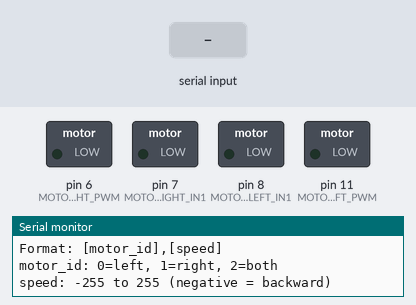
Recording of a sketch running on a simulated Arduino Uno, built with avr-gcc and run on an emulated ATmega328P. On the bench: switched loads named in the sketch (green lamp = pin HIGH), the last lines printed to the serial monitor. The test bench sets the inputs (shaded band).

Above: at 1.2 s.
1.3 s: "1,90\n" received over Serial
At 1.7 s:
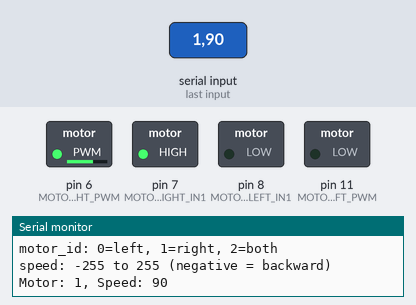
2.8 s: "90,45\n" received over Serial
4.3 s: "0\n" received over Serial
Timing chart, 0 to 7.3 s (numbered marks = the images above; inputs shaded):
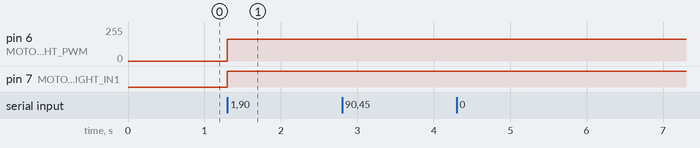

The sketch:

demo_motor.ino
```cpp
// Пины для управления правым мотором
#define MOTOR_RIGHT_IN1 7
#define MOTOR_RIGHT_PWM 6  // ШИМ

// Пины для управления левым мотором
#define MOTOR_LEFT_IN1 8
#define MOTOR_LEFT_PWM 11  // ШИМ

void setup() {
  Serial.begin(115200);

  // Настраиваем пины как выходы
  pinMode(MOTOR_RIGHT_IN1, OUTPUT);
  pinMode(MOTOR_RIGHT_PWM, OUTPUT);
  pinMode(MOTOR_LEFT_IN1, OUTPUT);
  pinMode(MOTOR_LEFT_PWM, OUTPUT);

  // Останавливаем моторы
  stopMotors();

  Serial.println("Dual motor control via Serial started...");
  Serial.println("Format: [motor_id],[speed]");
  Serial.println("motor_id: 0=left, 1=right, 2=both");
  Serial.println("speed: -255 to 255 (negative = backward)");
}

void loop() {
  if (Serial.available() > 0) {
    String input = Serial.readStringUntil('\n');
    input.trim(); // убираем лишние пробелы

    int commaIndex = input.indexOf(',');
    if (commaIndex == -1) {
      Serial.println("Invalid format. Use: motor_id,speed");
      return;
    }

    int motorId = input.substring(0, commaIndex).toInt();
    int speed = input.substring(commaIndex + 1).toInt();

    // Ограничим скорость
    if (speed > 255) speed = 255;
    if (speed < -255) speed = -255;

    // Выбираем, какой мотор управлять
    switch (motorId) {
      case 0:
        setMotorSpeed(MOTOR_LEFT_IN1, MOTOR_LEFT_PWM, speed);
        break;
      case 1:
        setMotorSpeed(MOTOR_RIGHT_IN1, MOTOR_RIGHT_PWM, speed);
        break;
      case 2:
        setMotorSpeed(MOTOR_LEFT_IN1, MOTOR_LEFT_PWM, speed);
        setMotorSpeed(MOTOR_RIGHT_IN1, MOTOR_RIGHT_PWM, speed);
        break;
      default:
        Serial.println("Invalid motor ID. Use 0, 1, or 2.");
        return;
    }

    Serial.print("Motor: ");
    Serial.print(motorId);
    Serial.print(", Speed: ");
    Serial.println(speed);
  }
}

void setMotorSpeed(int inPin, int pwmPin, int speed) {
  if (speed > 0) {
    // Вращение вперёд
    digitalWrite(inPin, HIGH);
    analogWrite(pwmPin, 255 - speed);  // ⚠️ Обратная логика
  } else if (speed < 0) {
    // Вращение назад
    digitalWrite(inPin, LOW);
    analogWrite(pwmPin, -speed); // подаём модуль скорости
  } else { // speed == 0
    // Остановка
    digitalWrite(inPin, LOW);
    analogWrite(pwmPin, 0);
  }
}

void stopMotors() {
  setMotorSpeed(MOTOR_LEFT_IN1, MOTOR_LEFT_PWM, 0);
  setMotorSpeed(MOTOR_RIGHT_IN1, MOTOR_RIGHT_PWM, 0);
}
```

Measured:
- after the input at 1.3 s, pin 6 (MOTOR_RIGHT_PWM): 0/255 → 165/255 at once; pin 7 (MOTOR_RIGHT_IN1): LOW → HIGH at once
